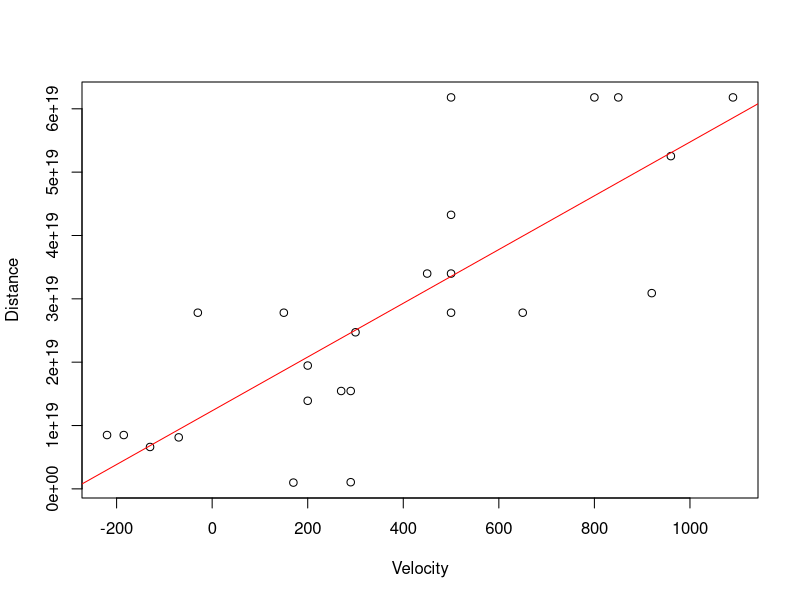

Write R code to recreate this figure.
library(tidyr)
library(dplyr)
library(ggplot2)

Nebula<-c("S. Mag","L. Mag","NGC 6822","NGC 598","NGC 221","NGC 224","NGC 5457","NGC 4736",
          "NGC 5194","NGC 4449","NGC 4214","NGC 3031","NGC 3627","NGC 4626","NGC 5236",
          "NGC 1068","NGC 5055","NGC 7331","NGC 4258","NGC 4151","NGC 4382","NGC 4472",
          "NGC 4486","NGC 4649")

Velocity<-c(170,290,-130,-70,-185,-220,200,290,270,200,300,-30,650,150,500,920,450,500,500,
            960,500,850,800,1090)

Distance<-c(0.032,0.034,0.214,0.263,0.275,0.275,0.450,0.500,0.500,0.630,0.800,0.900,0.900,
            0.900,0.900,1.000,1.100,1.100,1.400,1.700,2.000,2.000,2.000,2.000)
Distance<- 30.9e18*Distance
list<-data.frame(Nebula,Velocity,Distance)
bigbang<-as_tibble(list)

#1
plot(Velocity,Distance)

#2
model <- lm(Distance ~ Velocity, data = bigbang)
abline(model,col="red")

#3
#lm模型中加-1可以令截距等于0
model_new <- lm(Distance ~ Velocity-1, data = bigbang)
summary(model_new)
#如果严格遵循大爆炸理论，当宇宙刚刚诞生时，没有距离，红移应该为0,
#且随着时间的推移，红移越来越大，通过红移可以测量过去时间的多少
age<-(model_new$coefficients/60/60/24/365)
print(paste("宇宙的年龄为：",age,"岁"))

#4
#首先截距不为0，明显是有误差的，然后数据中，不同的红移，有着相同的距离，
#也是不对的，所以提升测量精度是可以得到更好的回归系数，也就是更精确的宇宙年龄